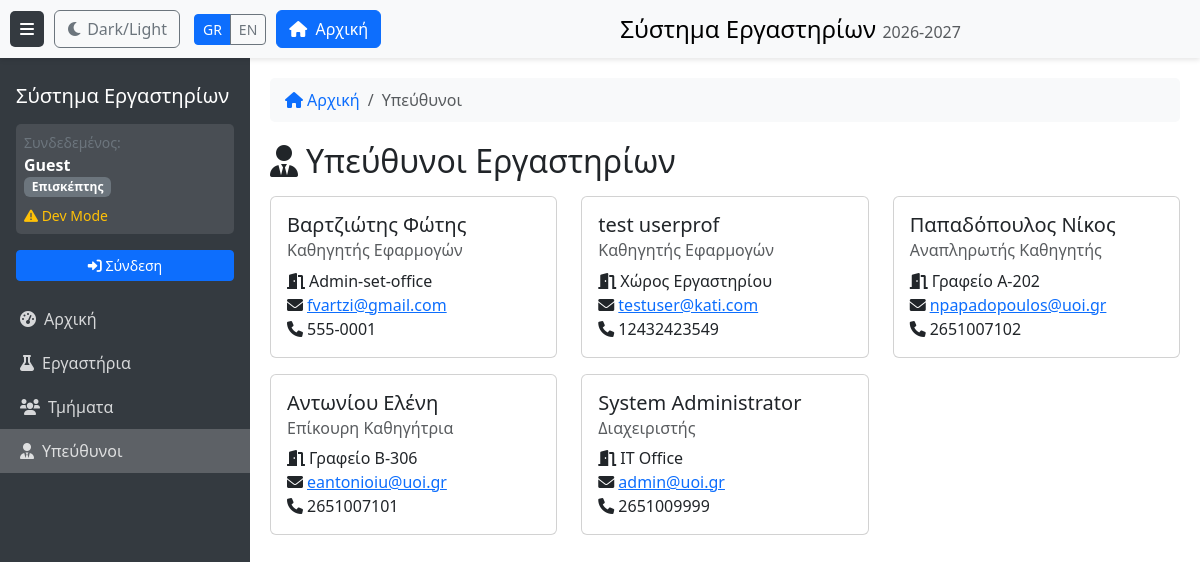
The page /professors-view on the database its author committed.
### models.py (models this page shows)
class Professor(db.Model):
    __tablename__ = 'professor'
    prof_id = db.Column(db.Integer, primary_key=True, autoincrement=True)
    name = db.Column(db.Text, nullable=False)
    status = db.Column(db.Text, nullable=False)
    office = db.Column(db.Text, nullable=False)
    email = db.Column(db.Text, nullable=False)
    tel = db.Column(db.Text, nullable=False)

### routes/views.py (the view)
@views_bp.route('/professors-view')
@require_permission('professors_list', 'view')
def professors_page():
    professors = Professor.query.all()
    return render_template('professors.html',
                           active_page='professors',
                           professors=professors)

### app.py (called while the page is built)
def get_locale():
    return session.get('language', 'el')

@app.context_processor
def inject_common_vars():
    return {
        'name': session.get('name', 'Guest'),
        'role': session.get('role', 'guest'),
        'AUTH_MODE': app.config['AUTH_MODE'],
        'academic_year': get_academic_year(),
        'current_language': session.get('language', 'el'),
    }

### auth.py (called while the page is built, shortened)
def require_permission(resource, action):
    def decorator(f):
        @functools.wraps(f)
        def decorated_function(*args, **kwargs):
            matrix = PermissionMatrix()
            if 'schGrAcPersonID' in session:
                user_id = session['schGrAcPersonID']
                role = matrix.get_user_role(user_id)
            else:
                role = 'guest'
            return f(*args, **kwargs)
        return decorated_function
    return decorator

def get_academic_year():
    today = datetime.now()
    day_of_year = today.timetuple().tm_yday
    current_year = today.year
    if day_of_year < 35:
        return current_year - 1
    return current_year

    def has_permission(self, role, resource, action):
        if role not in self.matrix['roles']:
            return False
        if resource not in self.matrix['resources']:
            return False
        resource_config = self.matrix['resources'][resource]
        if action not in resource_config:
            return False
        return role in resource_config[action]

### templates/professors.html (shortened to what this page needs)
﻿{% extends "base.html" %}
{% block breadcrumb %}
<li class="breadcrumb-item active" aria-current="page">{{ _('Υπεύθυνοι') }}</li>
{% endblock %}
{% block content %}
<div class="d-flex justify-content-between align-items-center mb-3">
    <h2 class="mb-0"><i class="fas fa-user-tie me-2"></i>{{ _('Υπεύθυνοι Εργαστηρίων') }}</h2>
</div>
<div class="row">
    {% for prof in professors %}
    <div class="col-md-6 col-lg-4 mb-3">
        <div class="card h-100">
            <div class="card-body">
                <h5 class="card-title">{{ prof.name }}</h5>
                <h6 class="card-subtitle mb-2 text-muted">{{ prof.status }}</h6>
                <p class="card-text">
                    <i class="fas fa-door-open me-1"></i><span id="office-{{ prof.prof_id }}">{{ prof.office }}</span><br>
                    <i class="fas fa-envelope me-1"></i><a href="mailto:{{ prof.email }}">{{ prof.email }}</a><br>
                    <i class="fas fa-phone me-1"></i><span id="tel-{{ prof.prof_id }}">{{ prof.tel }}</span>
                </p>
            </div>
        </div>
    </div>
    {% endfor %}
</div>
{% endblock %}

### static/css/style.css (style rules this page uses)
body { display: flex; min-height: 100vh; padding-top: 50px; }

### rows shown on the page
Professor: name "Βαρτζιώτης Φώτης", status "Καθηγητής Εφαρμογών", office "Admin-set-office", email "fvartzi@gmail.com", tel "555-0001"
Professor: name "test userprof", status "Καθηγητής Εφαρμογών", office "Χώρος Εργαστηρίου", email "testuser@kati.com", tel "12432423549"
Professor: name "Παπαδόπουλος Νίκος", status "Αναπληρωτής Καθηγητής", office "Γραφείο Α-202", email "npapadopoulos@uoi.gr", tel "2651007102"
Professor: name "Αντωνίου Ελένη", status "Επίκουρη Καθηγήτρια", office "Γραφείο Β-306", email "eantonioiu@uoi.gr", tel "2651007101"
Professor: name "System Administrator", status "Διαχειριστής", office "IT Office", email "admin@uoi.gr", tel "2651009999"

### other values the page prints
{{ academic_year }} "2026"
{{ academic_year + 1 }} "2027"
{{ name }} "Guest"
